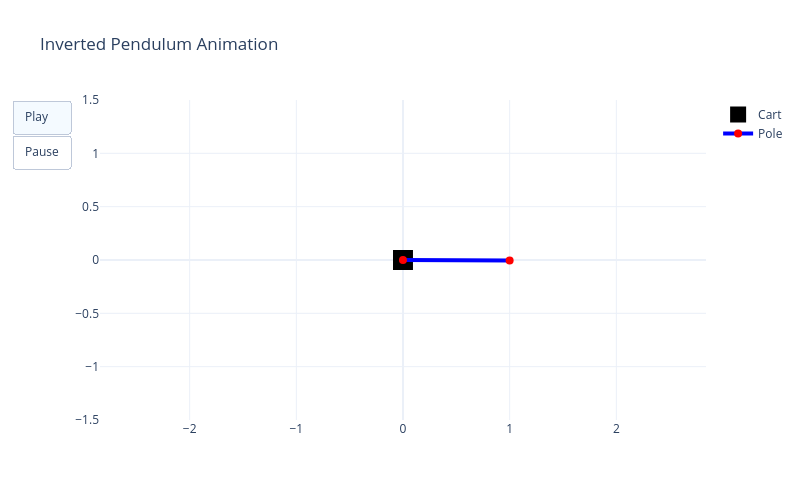

Source (notebook cell):
### Code cell
animate_simulation(history)

### Figure 1 — Plotly figure (JSON) as saved in the notebook; plotly's stock layout.template omitted (floating-point values rounded to 4 significant figures)
{"data": [{"marker": {"color": "black", "size": 20, "symbol": "square"}, "mode": "markers", "name": "Cart", "type": "scatter", "x": [-0.0002941], "y": [0]}, {"line": {"color": "blue", "width": 4}, "marker": {"color": "red", "size": 8}, "mode": "lines+markers", "name": "Pole", "type": "scatter", "x": [-0.0002941, 0.9997], "y": [0, -0.003924]}], "layout": {"height": 500, "title": {"text": "Inverted Pendulum Animation"}, "updatemenus": [{"buttons": [{"args": [null, {"frame": {"duration": 20, "redraw": false}, "fromcurrent": true}], "label": "Play", "method": "animate"}, {"args": [[null], {"frame": {"duration": 0, "redraw": false}, "fromcurrent": true, "mode": "immediate"}], "label": "Pause", "method": "animate"}], "type": "buttons"}], "width": 800, "xaxis": {"autorange": false, "range": [-2.5, 2.5]}, "yaxis": {"autorange": false, "range": [-1.5, 1.5], "scaleanchor": "x", "scaleratio": 1}}}
